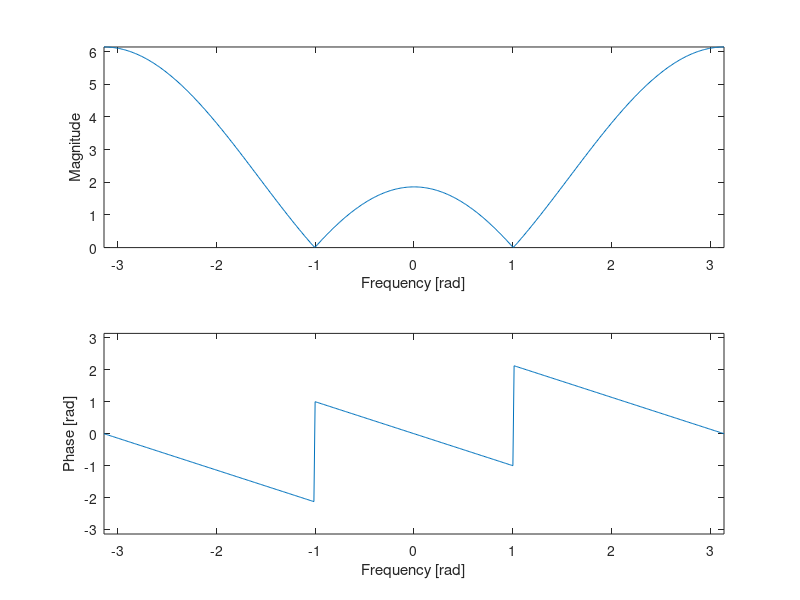
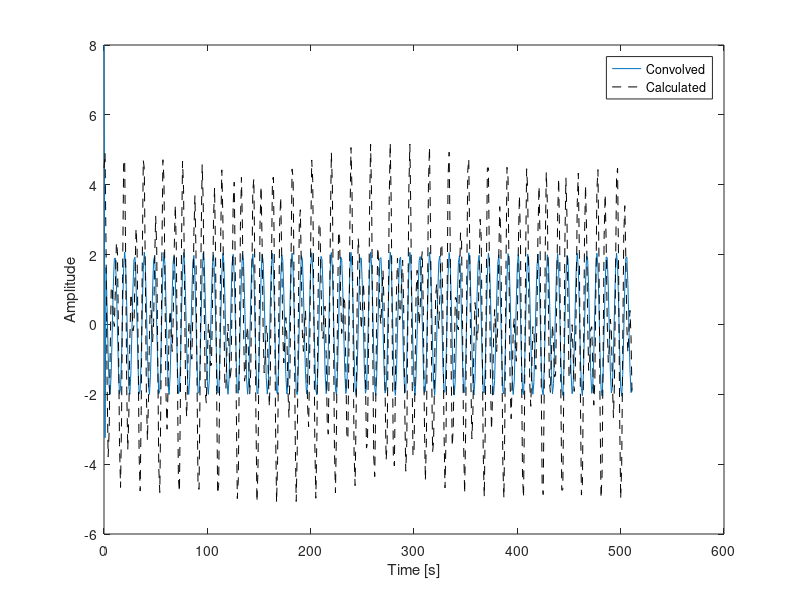

Write the MATLAB code that produced these figures, in order.
close all
clear
clc

b = [2 -(pi - 1) 2]; % bk coefficients for LTI FIR system

N = 512; % Number of samples, choose even number
omega = linspace(-pi, pi, N); % Create vector with sampled frequency axis between -pi and pi with N samples
H = freqz(b, 1, omega); % Calculate frequency response H for FIR filter (complex)
absH = abs(H); % Magnitude of FIR filter
argH = angle(H); % Phase of FIR filter in radians

% Plot Magnitude
subplot(2,1,1)
plot(omega, absH)
axis([-pi pi 0 max(absH)])
xlabel('Frequency [rad]')
ylabel('Magnitude')

% Plot Phase
subplot(2,1,2)
plot(omega, argH)
axis([-pi pi -pi pi])
xlabel('Frequency [rad]')
ylabel('Phase [rad]')

% Test signal
n = 0:N-1; % Index vector
A1 = 2; % Amplitude for component 1
A2 = 2; % Amplitude for component 2
l1 = 300; % Sample position component 1
l2 = 300; % Sample position component 2
w1 = 0.66; % Select test signal frequency from sampled omega vector (for N=512, positive omega starts from sample 257)
w2 = 1; % Frequency component 2, coincides with a zero
phase1 = 0; % Phase for component 1 in degrees
phase2 = 0; % Phase for component 2 in degrees
s1 = A1*cos(w1*n + phase1*(pi/180)); % Component 1
s2 = A2*cos(w2*n + phase2*(pi/180)); % Component 2
s = s1 + s2;
y = filter(b, 1, s);

y = conv(s, b, 'full'); % Convolution of signal with system
figure
plot(n, y(1:end-length(b)+1))
hold on

% Pre-calculated using eq. 6.6 in course book chapter 6-2
y2 = absH(l1)*A1*cos(w1*n + phase1*(pi/180) + argH(l1));
y3 = absH(l2)*A2*cos(w2*n + phase2*(pi/180) + argH(l2));
y_total = y2 + y3;
plot(n, y_total, '--k')
hold off
xlabel('Time [s]')
ylabel('Amplitude')
legend('Convolved', 'Calculated')
